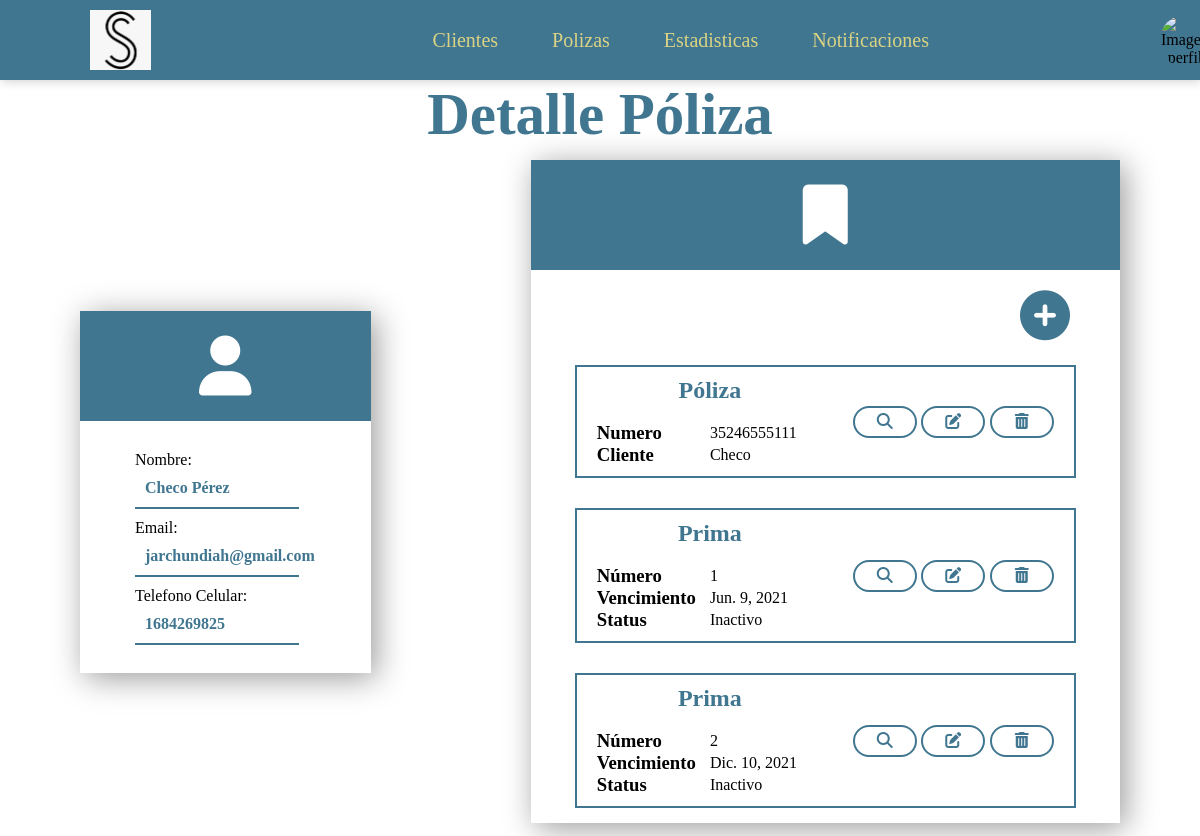
The app's page /clientes/polizas/1 with its own data.
### Clientes/models.py (models this page shows, shortened)
class Poliza (models.Model):
    num_poliza = models.CharField(max_length=30)
    deducible = models.CharField(max_length=30)
    fecha_inicio = models.DateField()
    fecha_termino = models.DateField()
    tipo_poliza = models.ForeignKey(Tipos_Poliza, on_delete=models.CASCADE)
    periodo_pago = models.ForeignKey(Periodos_Pago, on_delete=models.CASCADE)
    cliente = models.ForeignKey(Cliente, on_delete=models.CASCADE)
    status = models.ForeignKey(Status, on_delete=models.CASCADE)

class Cliente (models.Model):
    nombre = models.CharField(max_length=30)
    ap_paterno = models.CharField(max_length=30)
    ap_materno = models.CharField(max_length=30)
    fecha_nacimiento = models.DateField(null=True, blank=True)
    email = models.EmailField(null=True, blank=True, default="")
    num_celular = models.CharField(max_length=10)
    num_fijo = models.CharField(max_length=10, null=True, blank=True, default="")
    codigo_postal = models.CharField(max_length=5, null=True, blank=True, default="")
    colonia = models.CharField(max_length=30)
    direccion = models.CharField(max_length=30)
    rfc = models.CharField(max_length=30, null=True, blank=True, default="")
    fecha_registro = models.DateField()
    agente = models.ForeignKey(Agente, on_delete=models.CASCADE)
    status = models.ForeignKey(Status, on_delete=models.CASCADE)

class Prima (models.Model):
    no_prima = models.CharField(max_length=30)
    fecha_vencimiento = models.DateField()
    prima_neta = models.CharField(max_length=30)
    comision_agente = models.CharField(max_length=30)
    total_pagar = models.CharField(max_length=30)
    ruta_comprobante = models.CharField(max_length=30, default="Hola")
    poliza = models.ForeignKey(Poliza, on_delete=models.CASCADE)
    status = models.ForeignKey(Status, on_delete=models.CASCADE)
    tipo_pago = models.ForeignKey(TiposPago, on_delete=models.CASCADE)

class Status(models.Model):
    nombre = models.CharField(max_length=30)
    def __str__(self):
        return self.nombre

### Clientes/views.py (the view)
# urls.py: path('polizas/<int:id_poliza>',views.detallePolizas,name='detalle_poliza'),
def detallePolizas(request, id_poliza):
    polizas = Poliza.objects.get(pk=id_poliza)
    primas = Prima.objects.filter(poliza_id = id_poliza)
    context = {
        'poliza':polizas,
        'primas':primas
    }
    return render(request, 'poliza_detalle.html', context)

### Clientes/templates/poliza_detalle.html (shortened to what this page needs)
{%extends "header.html"%}
{% block content %}
<div class="title-general">
	<h1>Detalle Póliza</h1>
</div>
	<section class=" aling-general">
		<div class="container">
			<div class="content1">
				<i class="fas fa-user"></i>
			</div>
			<div class="content4">
				<p class="text">Nombre:</p>
				<p class="date-text"><strong> {{poliza.cliente.nombre}} {{poliza.cliente.ap_paterno}}</strong></p>
				<p class="text">Email:</p>
				<p class="date-text"><strong>{{poliza.cliente.email}}</strong></p>
				<p class="text">Telefono Celular:</p>
				<p class="date-text"><strong>{{poliza.cliente.num_celular}}</strong></p>
				<br />
			</div>
		</div>
		<div class="container2">
			<div class="content1">
				<i class="fas fa-bookmark"></i>
			</div>
			<div class="b-add">
				<a href="{% url 'Clientes:nueva_prima' poliza.id %}"><i class="fas fa-plus-circle"></i></a>
			</div>
			<div class="content4 nocontent">
                <div class="body-general">
					<div class="body">
						<div class="content">
							<div class="data">
								<div class="data-section">
									<h1>Póliza</h1>
								</div>
								<br>
								<div class="data-section">
									<h3>Numero</h3>
									<p>{{poliza.num_poliza}}</p>
								</div>
								<div class="data-section">
									<h3>Cliente</h3>
									<p>{{poliza.cliente.nombre}}</p>
								</div>
							</div>
							<a href="{% url 'Clientes:vista_poliza' poliza.id %}"><i class="fas fa-search"></i></a>
							<a href="{% url 'Clientes:editar_poliza' poliza.id %}"><i class="fas fa-edit"></i></a>
							<a href="{% url 'Clientes:eliminar_poliza' poliza.id %}"><i class="fas fa-trash-alt"></i></a>
						</div>
						{% for prima in primas%}
						<div class="content">
							<div class="data">
								<div class="data-section">
									<h1>Prima</h1>
								</div>
								<br>
								<div class="data-section">
									<h3>Número</h3>
									<p>{{prima.no_prima}}</p>
								</div>
								<div class="data-section">
									<h3>Vencimiento</h3>
									<p>{{prima.fecha_vencimiento}}</p>
								</div>
								<div class="data-section">
									<h3>Status</h3>
									<p>{{prima.status}}</p>
								</div>
							</div>
							<a href="{% url 'Clientes:detalle_prima' prima.id %}"><i class="fas fa-search"></i></a>
							<a href="{% url 'Clientes:prima_editar' poliza.id prima.id %}"><i class="fas fa-edit"></i></a>
							<a href="{% url 'Clientes:prima_eliminar' poliza.id prima.id %}"><i class="fas fa-trash-alt"></i></a>
						</div>
						{%endfor%}
					</div>
				</div>
			</div>
		</div>
	</section>
    {% endblock %}

### Clientes/static/css2.css (style rules this page uses)
* { margin: 0; padding: 0; box-sizing: border-box; }
.container { width: 350px; margin: 80px; display: flex; justify-content: center; align-items: center; flex-direction: column; box-shadow: 5px 5px 30px rgba(0,0,0,.4); }
.container2 { width: 710px; margin: 80px; display: flex; flex-wrap: wrap; box-shadow: 5px 5px 30px rgba(0,0,0,.4); }
.container .content1 i, .container2 .content1 i { width: 200px; margin: 5px; font-size: 60px; text-align: center; color: #FFF; transition: 1s ease-in-out; }
.container .text, .container2 .text { width: 80%; text-align: left; }
.container .date-text { width: 80%; color: #407690; border-bottom: 2px solid #407690; margin-bottom: 10px; padding: 10px; }
.content1 { width: 100%; text-align: center; background: #407690; padding: 20px; }
.content4 { width: 100%; padding: 30px 30px 0 55px; }
.nocontent { display: flex; flex-direction: column; align-items: center; padding: 30px 0 0 0; }
.aling-general { width: 100%; height: 100%; display: flex; align-items: center; justify-content: center; margin: auto; }
.body-general { width: 85%; min-height: 400px; display: flex; justify-content: space-between; }
.body-general .body { width: 100%; display: flex; flex-direction: column; }
.body-general .body .content { width: 100%; display: flex; align-items: center; justify-content: space-between; border: 2px solid #407690; padding: 10px 20px; margin: 15px 0; transition: .5s ease-in-out; }
.body-general .body .content .data { width: 55%; }
.body-general .body .content .data .data-section { width: 100%; display: flex; align-items: center; justify-content: space-between; }
.body-general .body .content .data h1 { text-align: center; color: #407690; width: 90%; }
.body-general .body .content .data h3 { width: 45%; }
.body-general .body .content .data p { width: 55%; }
.body-general .body .content a { width: 14%; text-align: center; border: 2px solid #407690; border-radius: 50px; padding: 5px 0; text-decoration: none; color: #407690; transition: .5s ease-in-out; }
.b-add { width: 100%; height: 50px; display: flex; padding: 20px 30px 0 0; justify-content: flex-end; }
.b-add i { width: 70px; height: 70px; color: #407690; font-size: 50px; }
.title-general { width: 100%; position: absolute; display: flex; justify-content: center; align-items: flex-start; }
.title-general h1 { font-size: 59px; color: #407690; }

### records on screen
Poliza: cliente.nombre "Checo", cliente.ap_paterno "Pérez", cliente.email "jarchundiah@gmail.com", cliente.num_celular "1684269825", num_poliza "35246555111"
Prima: no_prima "1", fecha_vencimiento "Jun. 9, 2021", status "Inactivo"
Prima: no_prima "2", fecha_vencimiento "Dic. 10, 2021", status "Inactivo"
